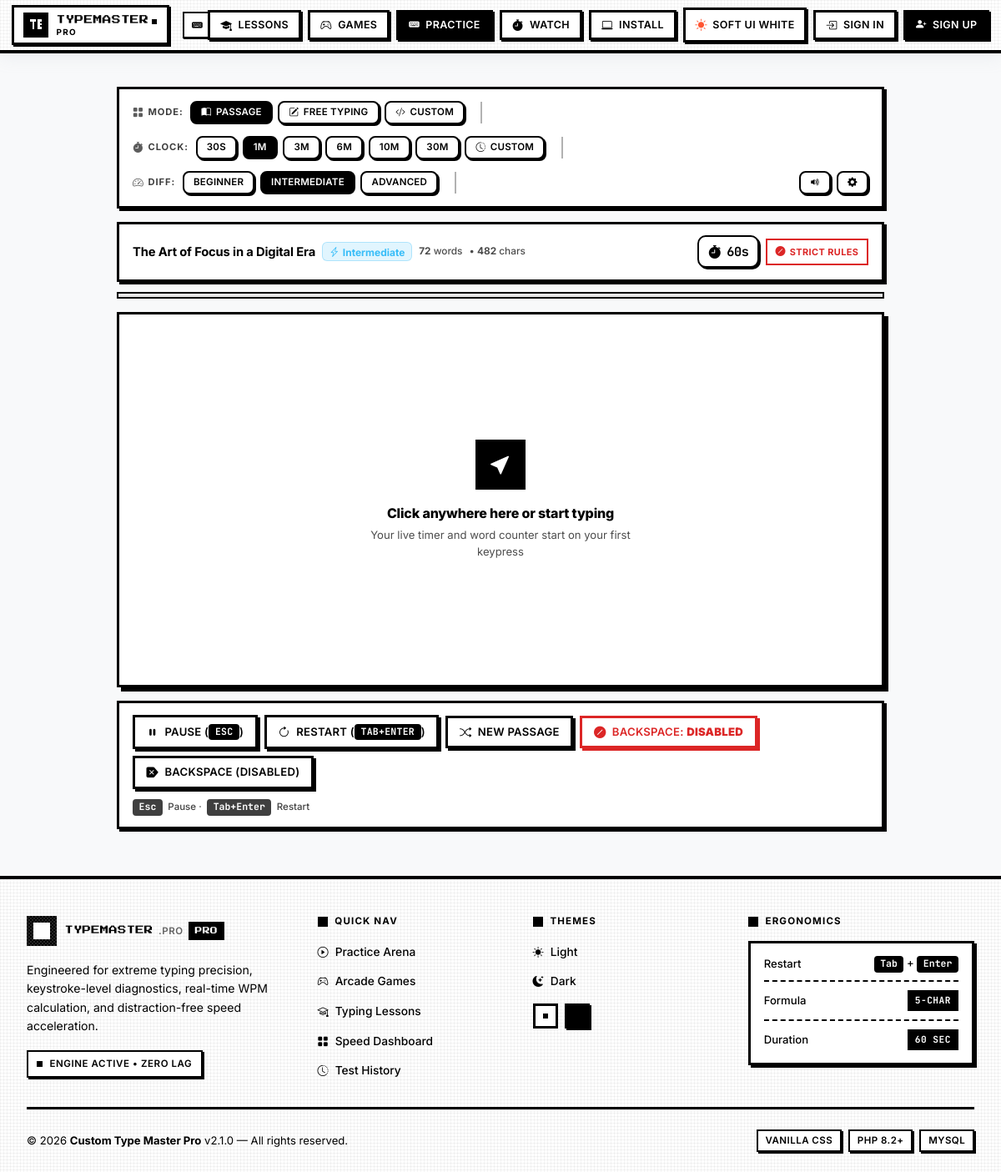
The app's page /practice.php with its own data.
### tables this page shows
CREATE TABLE `typing_passages` (
  `id` INT UNSIGNED AUTO_INCREMENT PRIMARY KEY,
  `title` VARCHAR(150) NOT NULL,
  `content` TEXT NOT NULL,
  `difficulty` ENUM('beginner', 'intermediate', 'advanced') NOT NULL DEFAULT 'intermediate',
  `category` VARCHAR(60) NOT NULL DEFAULT 'general',
  `word_count` INT UNSIGNED NOT NULL DEFAULT 0,
  `char_count` INT UNSIGNED NOT NULL DEFAULT 0,
  `created_by` INT UNSIGNED DEFAULT NULL,
  `status` ENUM('active', 'inactive') NOT NULL DEFAULT 'active',
  `created_at` TIMESTAMP DEFAULT CURRENT_TIMESTAMP,
  INDEX `idx_difficulty` (`difficulty`),
  INDEX `idx_status` (`status`),
  INDEX `idx_category` (`category`),
  CONSTRAINT `fk_passages_author` FOREIGN KEY (`created_by`) 
    REFERENCES `users` (`id`) ON DELETE SET NULL ON UPDATE CASCADE
);

### includes/auth.php (called while the page is built, shortened)
<?php
function is_logged_in(): bool {
    return !empty($_SESSION['user_id']) && !empty($_SESSION['username']);
}
function current_user(): ?array {
    if (!is_logged_in()) {
        return null;
    }
    return [
        'id'        => (int)$_SESSION['user_id'],
        'username'  => $_SESSION['username'],
        'email'     => $_SESSION['user_email'] ?? '',
        'full_name' => $_SESSION['user_full_name'] ?? $_SESSION['username'],
        'role'      => $_SESSION['user_role'] ?? 'user',
        'avatar'    => $_SESSION['user_avatar'] ?? 'default-avatar.png'
    ];
}

### practice.php (the view, shortened to what this page needs)
<?php
require_once __DIR__ . '/includes/auth.php';
require_once __DIR__ . '/includes/functions.php';
$currentUser = current_user();
$settings = $currentUser ? get_user_settings($currentUser['id']) : [
    'theme' => 'light', 'font_family' => 'JetBrains Mono', 'font_size' => 22,
    'line_height' => 1.8, 'caret_style' => 'line', 'caret_color' => '#38bdf8',
    'correct_color' => '#4ade80', 'incorrect_color' => '#f87171',
    'typing_area_width' => '920px', 'sound_enabled' => 1, 'sound_theme' => 'mechanical',
    'default_duration' => 60, 'default_difficulty' => 'intermediate',
    'show_live_wpm' => 1, 'show_live_accuracy' => 1, 'show_live_word_count' => 1
];
$pdo = getDBConnection();
$selectedDifficulty = $_GET['difficulty'] ?? $settings['default_difficulty'] ?? 'intermediate';
$selectedDuration = (int)($_GET['duration'] ?? $settings['default_duration'] ?? 60);
$initialMode = $_GET['mode'] ?? 'passage';
$activePassage = null;
if ($pdo) {
    try {
        if (!$activePassage) {
            $stmt = $pdo->prepare("SELECT * FROM typing_passages WHERE difficulty = :diff AND status = 'active' ORDER BY RAND() LIMIT 1");
            $stmt->execute([':diff' => $selectedDifficulty]);
            $activePassage = $stmt->fetch();
        }
    } catch (Exception $e) {
        error_log('Error loading passage: ' . $e->getMessage());
    }
}
include __DIR__ . '/includes/header.php';
?>
<div class="practice-arena-wrap container-fluid px-md-4 py-3">
  <div id="practice-content-view" style="display:none;">
    <div class="typing-arena-wrapper">
      <div class="ribbon">
        <div class="ribbon-group">
          <span class="ribbon-label"><i class="bi bi-grid-fill"></i> Mode:</span>
          <button type="button" class="ribbon-pill <?= ($initialMode !== 'free') ? 'active' : '' ?>" id="btn-mode-passage">
            <i class="bi bi-book-half"></i> Passage
          </button>
          <button type="button" class="ribbon-pill <?= ($initialMode === 'free') ? 'active' : '' ?>" id="btn-mode-free">
            <i class="bi bi-pencil-square"></i> Free Typing
          </button>
          <button type="button" class="ribbon-pill" id="btn-mode-custom" data-bs-toggle="modal" data-bs-target="#customTextModal">
            <i class="bi bi-code-slash"></i> Custom
          </button>
        </div>
        <div class="ribbon-divider d-none d-md-block"></div>
        <div class="ribbon-group">
          <span class="ribbon-label"><i class="bi bi-stopwatch-fill"></i> Clock:</span>
          <?php
            $clockDurations = [30 => '30s', 60 => '1m', 180 => '3m', 360 => '6m', 600 => '10m', 1800 => '30m'];
            foreach ($clockDurations as $durSec => $durLabel):
          ?>
            <button type="button" class="ribbon-pill duration-selector-btn <?= ($selectedDuration === $durSec) ? 'active' : '' ?>" data-duration="<?= $durSec ?>">
              <?= $durLabel ?>
            </button>
          <?php endforeach; ?>
          <button type="button" class="ribbon-pill" id="btn-custom-duration-open" data-bs-toggle="modal" data-bs-target="#customDurationModal" title="Set Custom Time">
            <i class="bi bi-clock-history"></i> Custom
          </button>
        </div>
        <div class="ribbon-divider d-none d-lg-block"></div>
        <div class="ribbon-group">
          <span class="ribbon-label"><i class="bi bi-speedometer2"></i> Diff:</span>
          <a href="?difficulty=beginner&duration=<?= $selectedDuration ?>" class="ribbon-pill <?= ($selectedDifficulty === 'beginner') ? 'active' : '' ?>">Beginner</a>
          <a href="?difficulty=intermediate&duration=<?= $selectedDuration ?>" class="ribbon-pill <?= ($selectedDifficulty === 'intermediate') ? 'active' : '' ?>">Intermediate</a>
          <a href="?difficulty=advanced&duration=<?= $selectedDuration ?>" class="ribbon-pill <?= ($selectedDifficulty === 'advanced') ? 'active' : '' ?>">Advanced</a>
        </div>
        <div class="ribbon-divider d-none d-xl-block"></div>
        <div class="ribbon-group ms-auto">
          <button type="button" class="ribbon-pill" id="btn-sound-toggle" title="Toggle Typing Sounds">
            <i class="bi <?= (!empty($settings['sound_enabled']) && $settings['sound_theme'] !== 'silent') ? 'bi-volume-up-fill' : 'bi-volume-mute-fill' ?>" id="sound-icon"></i>
          </button>
          <a href="<?= BASE_URL ?>/settings.php" class="ribbon-pill" title="Typing Preferences">
            <i class="bi bi-gear-fill"></i>
          </a>
        </div>
      </div>
      <div id="passage-arena-view" class="<?= ($initialMode === 'free') ? 'd-none' : '' ?>">
        <div class="zen-bar">
          <div class="d-flex align-items-center gap-2 flex-wrap">
            <span class="zen-title" id="passage-title-display"><?= e($activePassage['title']) ?></span>
            <?= get_difficulty_badge($activePassage['difficulty']) ?>
            <span class="zen-meta"><strong id="passage-word-count-badge"><?= (int)$activePassage['word_count'] ?></strong> words</span>
            <span class="zen-meta">• <strong id="passage-char-count-badge"><?= (int)$activePassage['char_count'] ?></strong> chars</span>
          </div>
          <div class="d-flex align-items-center gap-2 flex-wrap">
            <div class="zen-timer-badge">
              <i class="bi bi-stopwatch-fill"></i>
              <span class="zen-timer-val" id="live-timer"><?= $selectedDuration ?>s</span>
            </div>
            <span class="strict-badge">
              <i class="bi bi-slash-circle-fill"></i> Strict Rules
            </span>
          </div>
        </div>
        <div class="progress-wrap">
        </div>
        <div class="position-relative">
          <div class="typing-surface" id="typing-box-wrapper">
            <div id="typing-box" class="typing-box"></div>
          </div>
          <div id="typing-focus-prompt" class="focus-overlay" style="position:absolute;top:0;left:0;">
            <div class="focus-icon-box"><i class="bi bi-cursor-fill"></i></div>
            <div class="focus-title">Click anywhere here or start typing</div>
            <div class="focus-sub">Your live timer and word counter start on your first keypress</div>
          </div>
        </div>
        <div class="controls-bar">
          <div class="d-flex align-items-center gap-2 flex-wrap">
            <button type="button" class="px-btn" id="btn-pause-test">
              <i class="bi bi-pause-fill"></i>
              <span id="pause-btn-text">Pause (<kbd>Esc</kbd>)</span>
            </button>
            <button type="button" class="px-btn" id="btn-restart-test">
              <i class="bi bi-arrow-clockwise"></i>
              <span>Restart (<kbd>Tab+Enter</kbd>)</span>
            </button>
            <button type="button" class="px-btn" id="btn-next-passage">
              <i class="bi bi-shuffle"></i>
              <span>New Passage</span>
            </button>
            <button type="button" class="px-btn px-btn-danger" id="btn-toggle-backspace" title="Toggle strict mode">
              <i class="bi bi-slash-circle-fill" id="backspace-mode-icon"></i>
              <span id="backspace-mode-text">Backspace: <strong>Disabled</strong></span>
            </button>
            <button type="button" class="px-btn" id="btn-touch-backspace" disabled>
              <i class="bi bi-backspace-reverse-fill"></i>
              <span id="btn-touch-backspace-text">Backspace (Disabled)</span>
            </button>
          </div>
          <div class="ctrl-hint">
            <kbd>Esc</kbd> Pause · <kbd>Tab+Enter</kbd> Restart
          </div>
        </div>
      </div>
    </div>
  </div>
</div>
<?php include __DIR__ . '/includes/footer.php'; ?>

### assets/css/style.css (style rules this page uses)
:root, [data-theme="light"], [data-theme="white-orange"] { --header-height: 3.5rem; --first-color: #0a0a0a; --first-color-alt: #262626; --first-color-light: #f4f4f5; --first-color-glow: rgba(0, 0, 0, 0.08); --second-color: #52525b; --text-color: #0a0a0a; --body-color: #fafafa; --shadow: 0 4px 20px rgba(0, 0, 0, 0.05); --normal-font-size: .938rem; --small-font-size: .813rem; --smaller-font-size: .75rem; --z-tooltip: 10; --z-fixed: 100; --bg-primary: #f8f9fa; --bg-secondary: #ffffff; --bg-card: #ffffff; --bg-card-hover: #fafafa; --border-color: #e4e4e7; --border-focus: #0a0a0a; --text-primary: #0a0a0a; --text-secondary: #52525b; --text-muted: #a1a1aa; --accent-primary: #0a0a0a; --accent-glow: rgba(0, 0, 0, 0.08); --accent-gradient: linear-gradient(135deg, #0a0a0a 0%, #27272a 100%); --accent-subtle: rgba(0, 0, 0, 0.04); --success: #15803d; --warning: #b45309; --danger: #dc2626; --sidebar-width: 250px; --navbar-height: 64px; --soft-raised: 0 1px 3px rgba(0, 0, 0, 0.05), 0 4px 12px rgba(0, 0, 0, 0.03); --soft-raised-hover: 0 6px 20px rgba(0, 0, 0, 0.08), 0 2px 6px rgba(0, 0, 0, 0.04); --soft-flat: 0 1px 2px rgba(0, 0, 0, 0.04); --soft-inset: inset 0 1px 2px rgba(0, 0, 0, 0.04); --soft-accent-glow: 0 4px 14px rgba(0, 0, 0, 0.12); --shadow-sm: 0 1px 2px rgba(0, 0, 0, 0.04); --shadow-md: 0 4px 12px rgba(0, 0, 0, 0.06); --shadow-lg: 0 10px 28px rgba(0, 0, 0, 0.08); --card-radius: 12px; --transition: all 0.18s cubic-bezier(0.4, 0, 0.2, 1); --typing-font: 'JetBrains Mono', monospace; --typing-size: 22px; --typing-line-height: 1.8; --caret-color: #0a0a0a; --char-correct: #0a0a0a; --char-incorrect: #dc2626; --char-untyped: #9ca3af; --char-active-bg: #e4e4e7; }
* { box-sizing: border-box; margin: 0; padding: 0; }
body { font-family: 'Inter', -apple-system, BlinkMacSystemFont, "Segoe UI", Roboto, sans-serif; background-color: var(--bg-primary); color: var(--text-primary); min-height: 100vh; display: flex; flex-direction: column; overflow-x: hidden; transition: background-color 0.3s ease, color 0.3s ease; }
[data-theme="light"] .typing-box, [data-theme="white-orange"] .typing-box, :root:not([data-theme="dark"]):not([data-theme="orange"]):not([data-theme="cyberpunk"]):not([data-theme="nord"]) .typing-box { background: #ffffff; border: 2px solid rgba(166, 175, 195, 0.3); box-shadow: var(--soft-inset); }
.typing-arena-wrapper { max-width: var(--typing-area-width); margin: 0 auto; position: relative; }
.typing-box { position: relative; background: var(--bg-card); border: 2px solid var(--border-color); border-radius: 20px; padding: 2.25rem; font-family: var(--typing-font); font-size: var(--typing-size); line-height: var(--typing-line-height); user-select: none; cursor: text; min-height: 220px; max-height: 380px; overflow-y: auto; box-shadow: var(--shadow-lg); transition: border-color 0.2s ease, box-shadow 0.2s ease; }
.ribbon-group { display: flex; align-items: center; gap: 0.25rem; }
.ribbon-label { font-size: var(--smaller-font-size); font-weight: 700; color: var(--text-muted); text-transform: uppercase; letter-spacing: 0.06em; margin-right: 0.35rem; }
.ribbon-pill { padding: 0.3rem 0.7rem; font-size: var(--small-font-size); font-weight: 600; color: var(--text-secondary); background: transparent; border: 1px solid transparent; border-radius: 8px; cursor: pointer; transition: var(--transition); text-decoration: none; display: inline-flex; align-items: center; gap: 0.35rem; }
.ribbon-pill.active { color: var(--first-color); background: var(--first-color-light); border-color: var(--first-color); font-weight: 700; }
.ribbon-divider { width: 1px; height: 22px; background: var(--border-color); margin: 0 0.35rem; }
.zen-timer-badge { display: inline-flex; align-items: center; gap: 0.5rem; padding: 0.45rem 1.1rem; border-radius: 10px; background: rgba(255, 106, 0, 0.12); border: 1px solid rgba(255, 106, 0, 0.35); box-shadow: 0 0 15px rgba(255, 106, 0, 0.2); }
.zen-timer-val { font-size: 1.65rem; font-weight: 800; color: #ff6a00; line-height: 1; }

### records on screen
typing_passages: title "The Art of Focus in a Digital Era", word_count "72", char_count "482"

### other values on screen
$durLabel "30S"
$durLabel "1M"
$durLabel "3M"
$durLabel "6M"
$durLabel "10M"
$durLabel "30M"
APP_NAME "Custom Type Master Pro"
APP_VERSION "2.1.0"
